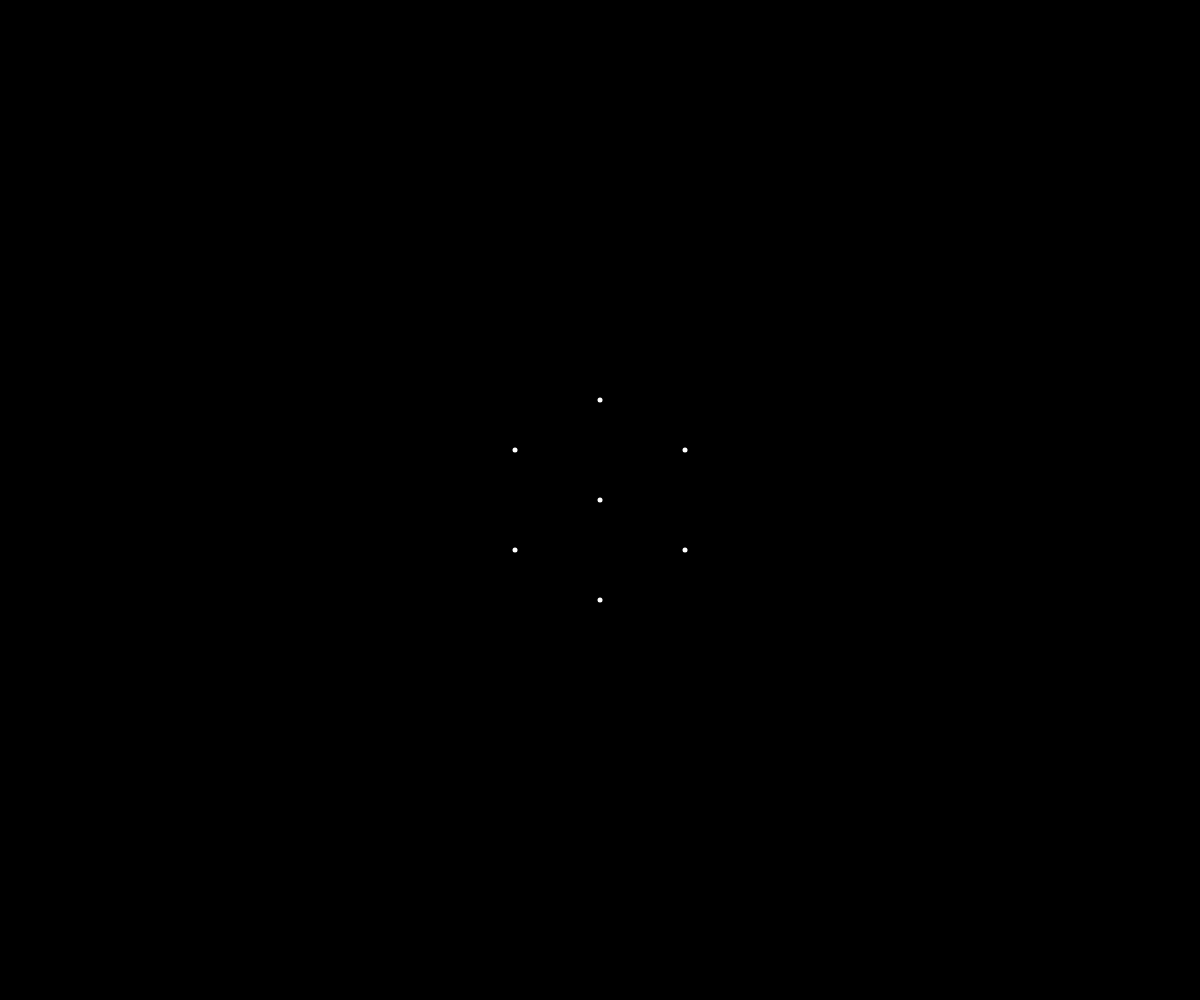
Frame 1 (no input)
Frame 2 (the mouse pressed at the canvas centre, redrawn once): identical to frame 1, image omitted

The p5.js sketch that drew this single still picture (run headless with seeded random() and noise() and a simulated clock; the mouse was pressed at the canvas centre and the sketch redrawn once):

// p5.js sketch
// ── sketch.js
let points = [];
let lineStart = 0;
let lineEnd = 0;

function setup() {
  createCanvas(windowWidth, windowHeight);

  background("black");

  // points = [
  //   { x: 0, y: 0 },
  //   { x: 0, y: 100 },
  //   { x: 0, y: -100 },
  //   { x: 85, y: 50 },
  //   { x: -85, y: 50 },
  //   { x: 85, y: -50 },
  //   { x: -85, y: -50 },
  // ]; this is called an object literal

  points = [
    createVector(0, 0),
    createVector(0, 100),
    createVector(85, 50),
    createVector(85, -50),
    createVector(0, -100),
    createVector(-85, 50),
    createVector(-85, -50),
  ];
}

function draw() {
  noLoop();
  background("black");

  translate(width / 2, height / 2);
  stroke(255);
  strokeWeight(5);

  for (let i = 0; i < points.length; i++) {
    point(points[i]);
  }

  stroke(255, 0, 0);
  // line(
  //   points[lineStart].x,
  //   points[lineStart].y,
  //   points[lineEnd].x,
  //   points[lineEnd].y
  // );
  // using different array indeces

  let lineAmount = floor(random(1, 9));

  // for (let i = 0; i < lineAmount; i++) {
  //   let start = floor(random(points.length));
  //   // the floor function will round a number
  //   // to whatever the lower whole integer is
  //   let end = floor(random(points.length));
  //   line(points[start].x, points[start].y, points[end].x, points[end].y);
  // }
}

function mousePressed() {
  background(0);

  stroke(255);
  for (let i = 0; i < points.length; i++) {
    point(points[i]);
  }

  lineStart = floor(random(points.length));
  // the floor function will round a number
  // to whatever the lower whole integer is

  lineEnd = floor(random(points.length));

  let lineAmount = floor(random(1, 9));

  stroke(255, 0, 0);
  for (let i = 0; i < lineAmount; i++) {
    let start = floor(random(points.length));
    // the floor function will round a number
    // to whatever the lower whole integer is
    let end = floor(random(points.length));
    line(points[start].x, points[start].y, points[end].x, points[end].y);
  }
}
